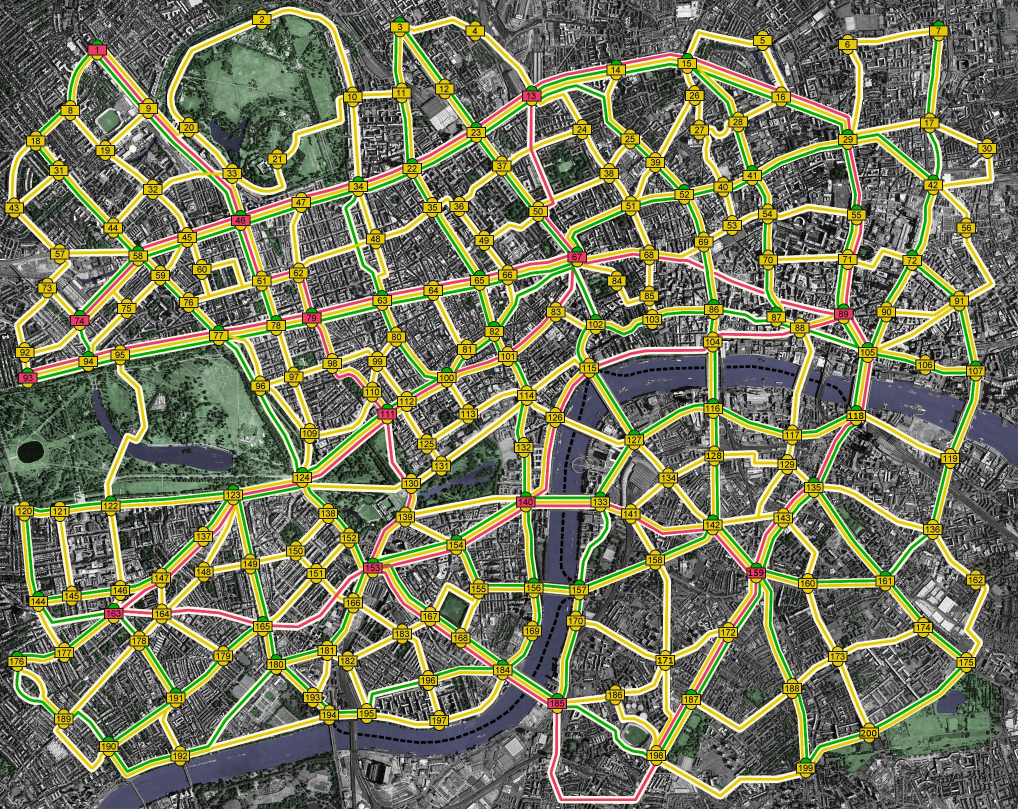
#> input picture client/win/Files/board.jpg, 2036 x 1618 px, found by its file name (shown at 1/2 size); its folder holds only this picture in this run
$ python label_nodes.py
#> lines starting #> are read from the running program, lines starting #| are printed output that depends on the picture
from tkinter import Tk, Canvas
from PIL import ImageTk, Image
import os

root = Tk()
cnv = Canvas(root, width=2000, height=2000)
baseDirectory = os.path.dirname(os.path.dirname(os.path.abspath(__file__)))
fileName = baseDirectory + os.sep + "Files" + os.sep + "board.jpg"
img = Image.open(fileName)
#> img is the input picture: PIL image 2036x1618 RGB; mean R, G, B 115.4, 117.1, 91.4
img = img.resize((2000, 2000))
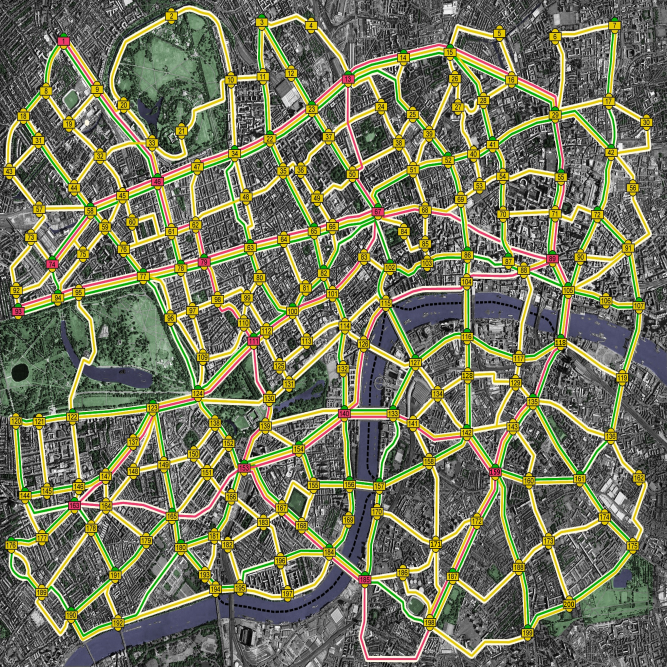
#> img: PIL image 2000x2000 RGB (shown at 1/3 size); mean R, G, B 115.3, 117.1, 91.5
img = ImageTk.PhotoImage(image=img)
cnv.create_image(1000, 1000, image=img)
n = 1


def callback(evt):
    global n
    print(n, evt.x, evt.y)
    n += 1


cnv.bind("<Button-1>", callback)

cnv.pack()
